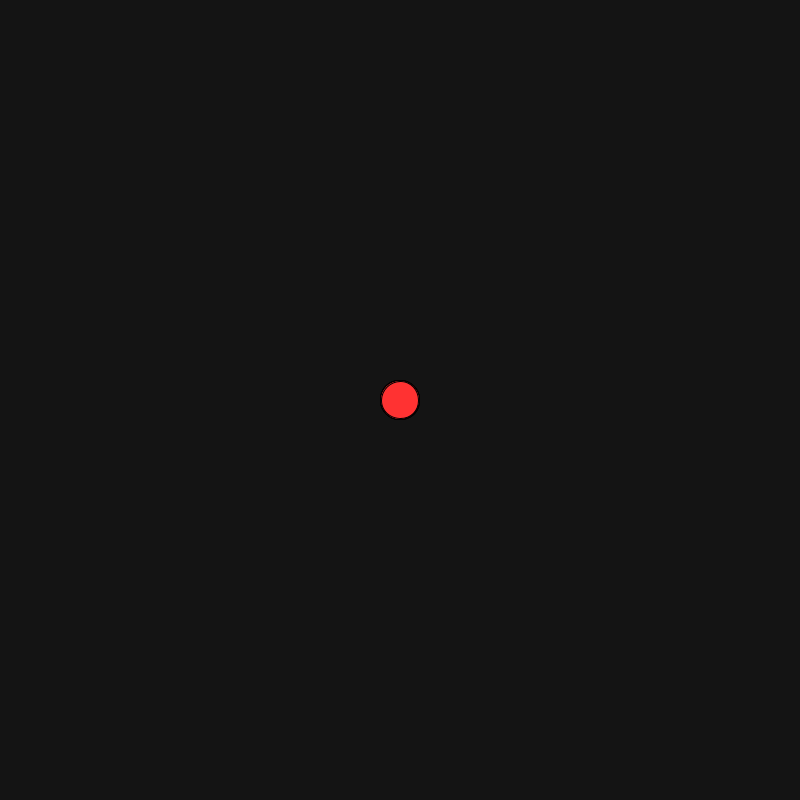
Frame 1 (no input)
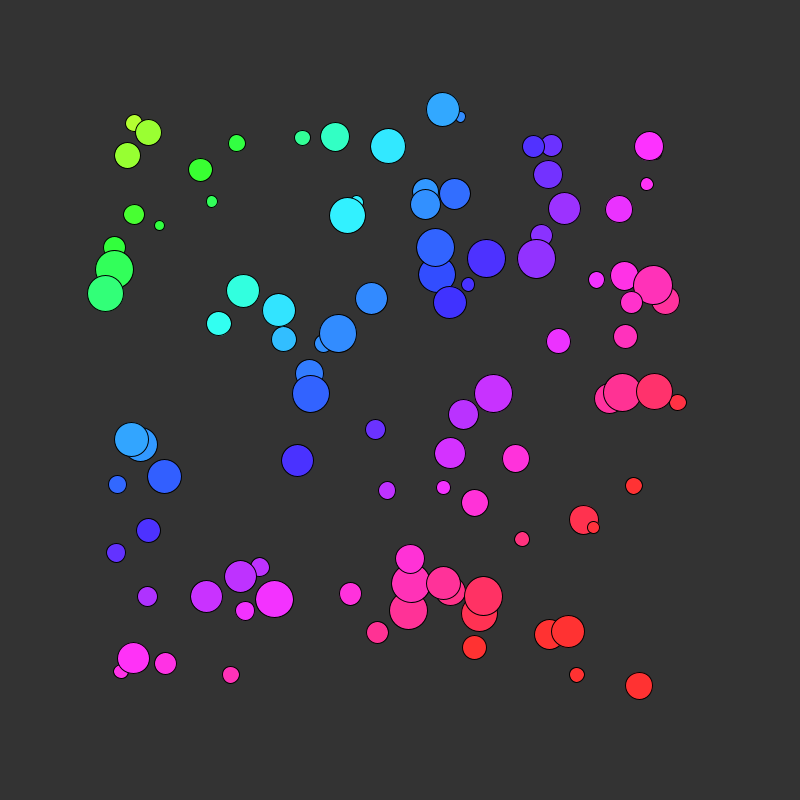
Frame 60 (the mouse pressed at the canvas centre just before this capture)
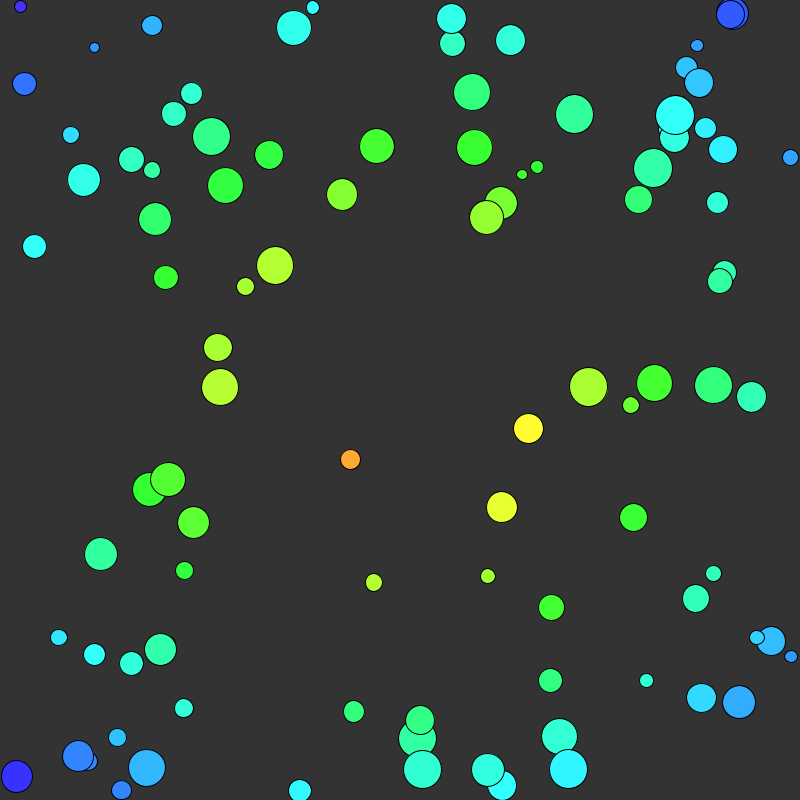
Frame 120 (the mouse held since frame 60 and released just before this capture)

The Processing sketch that drew these frames (run headless with seeded random() and noise(); from frame 60 on, the mouse is pressed at the canvas centre):

// Processing sketch: codeweek6_hw_sketch5
// ── codeweek6_hw_sketch5.pde
// Code 1 FA_18
// Bryan Ma

// Ball object

// this sketch shows how to create a basic class, called Ball.
// it instantiates a few of them and gives each instance of the object a unique name. 

// replace the 3 separate ball objects with an array of balls. 
// you can do this with something like:
//  Ball[] ballArray = new Ball[3];
// the next step in the setup() function is to loop through the array and instantiate
//  each one, calling the constructor for each step of the loop:
//  ballArray[i] = new Ball();
// finally in the draw() function, loop through the array again, and call the update() 
//  and display() methods of each one of the balls in the array. 

// if you are able to do all that, modify both the size of the ball array as well as
//  the ball class itself to experiment with the behavior and visuals. for example, 
//  you could control the color based on the mouse distance to each ball by using 
//  the dist() function and map().

int num = 100;
Ball[] ballArray = new Ball[num];

void setup() {
  size(800, 800);

  for(int i = 0; i<num; i++){
   ballArray[i] = new Ball(); }
}

void draw() {
  background(20);
  for(int i = 0; i<num; i++){
    ballArray[i].display();
    ballArray[i].update();
  }
}

class Ball {
  float x, y;
  float dx, dy;
  float s;
  float ballColor;
  // this function is called a constructor. 
  // it is called when a new Ball object is created.
  Ball() { 
    x = width/2;
    y = height/2;
    dx = random(-5, 5);
    dy = random(-5, 5);
    s = random(10, 40);
  }

  void display() {
    fill (ballColor, 80, 100);
    ellipse(x, y, s, s);
  }

  void update() {
    x += dx;
    y += dy;

    if (x > width - s/2 || x < s/2) {
      dx *= -1;
    }
    if (y > height - s/2 || y < s/2) {
      dy *= -1;
    }
    colorMode(HSB, 100);
    ballColor = map(dist(x, y, mouseX, mouseY), 0, width, 0, 100);
  }
}
